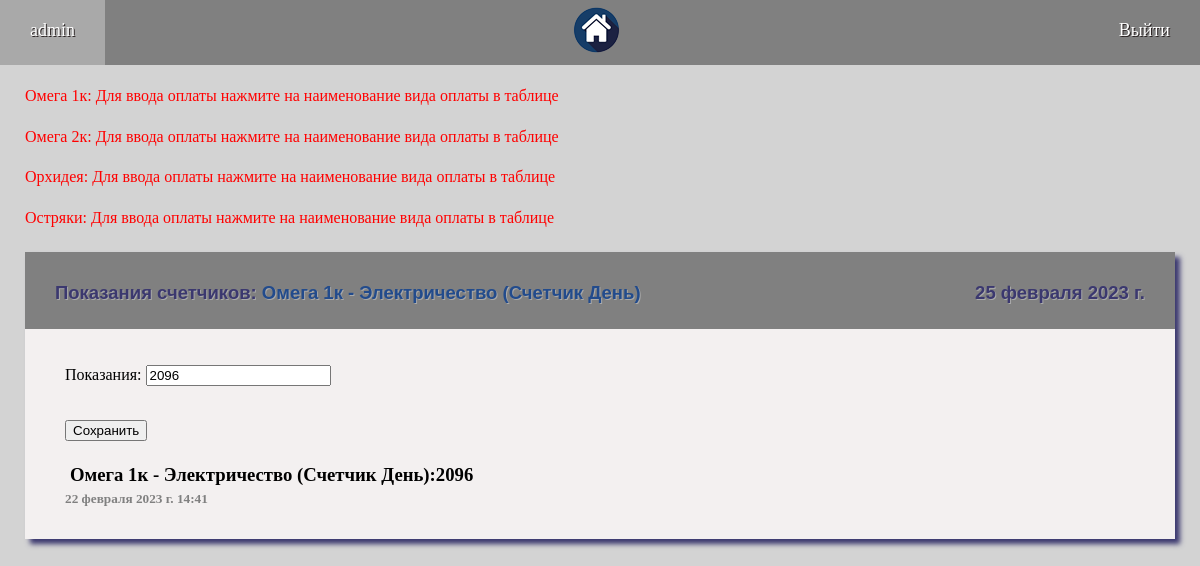
The app's page /counter/8/34/ (signed in) with its own data.
### compay/models.py (models this page shows, shortened)
class Appartment(models.Model):
    NAME = 'Объекты'
    CT = [('counter', 'Счетчик'), ('tarif', 'Тариф')]
    name = models.CharField(max_length=50, unique=True, blank=False, verbose_name="Название объекта")
    adress = models.CharField(max_length=100, blank=True, verbose_name="Адрес объекта")
    created = models.DateTimeField(auto_now_add=True, verbose_name="Дата создания")
    electricity = models.BooleanField(default=False, verbose_name="Электричество")
    el_is_counter = models.CharField(choices=CT, max_length=50, default='tarif', blank=False, verbose_name="Расчет по")
    el_counter_discrete = models.BooleanField(default=False, verbose_name="Тариф зависит от потребления (Да/Нет)")
    el_night = models.BooleanField(default=False, verbose_name="Счетчик день-ночь (Да/Нет)")
    water = models.BooleanField(default=False, verbose_name="Вода")
    wat_is_counter = models.CharField(choices=CT, max_length=50, default='tarif', blank=False, verbose_name="Расчет по")
    gas = models.BooleanField(default=False, verbose_name="Газ")
    gas_is_counter = models.CharField(choices=CT, max_length=50, default='tarif', blank=False, verbose_name="Расчет по")
    kv = models.BooleanField(default=False, verbose_name="Квартплата")
    tbo = models.BooleanField(default=False, verbose_name="ТБО")
    domofon = models.BooleanField(default=False, verbose_name="Домофон")
    inet = models.BooleanField(default=False, verbose_name="Интернет")
    other = models.BooleanField(default=False, verbose_name="Другой платеж")
    class Meta:
        verbose_name = 'Объект'
        verbose_name_plural = 'Обьекты'
        ordering = ['name']
    def __str__(self):
        return self.name

class Item(models.Model):
    LST = [('electricity', 'Электричество'), ('water', 'Вода'), ('gas', 'Газ'), ('kv', 'Квартплата'),
           ('tbo', 'ТБО'), ('domofon', 'Домофон'), ('inet', 'Интернет'), ('other', 'Другой вид оплаты')]
    CT = [('counter', 'Счетчик'), ('tarif', 'Тариф'), ('day', 'Счетчик День'),
          ('night', 'Счетчик Ночь'), ('total', 'Итого')]
    item_name = models.CharField(choices=LST, max_length=50, blank=False, verbose_name="Предмет расчета")
    is_counter = models.CharField(choices=CT, max_length=50, default='tarif', blank=False, verbose_name="Расчет")
    created = models.DateTimeField(auto_now_add=True, verbose_name="Дата создания")
    app = models.ForeignKey('Appartment', on_delete=models.CASCADE, verbose_name="Объект")
    class Meta:
        verbose_name = 'Конфигурация для расчета'
        verbose_name_plural = 'Конфигурации для расчета'
        ordering = ['id']
    def __str__(self):
        for k, v in self.LST:
            if k == self.item_name:
                name = v
        return str(self.app) + ' - ' + name + " (" + str(self.get_is_counter_display()) + ')'

class Counter(models.Model):
    NAME = 'Показания счетчика'
    LST = [('electricity', 'Электричество'), ('water', 'Вода'), ('gas', 'Газ')]
    TYPE = [('counter', 'Однотарифный'), ('day', 'День'), ('night', 'Ночь')]
    type = models.CharField(choices=TYPE, default='flat', max_length=15, blank=False, verbose_name="Тип счетчика")
    value = models.PositiveIntegerField(blank=False, verbose_name='Показания')
    previous = models.PositiveIntegerField(blank=True, default=0, verbose_name='Предыдущие показания')
    created = models.DateTimeField(auto_now_add=True, verbose_name="Дата ввода показаний")
    updated = models.DateTimeField(auto_now=True, verbose_name="Дата изменения")
    item = models.ForeignKey('Item', on_delete=models.CASCADE, verbose_name="Предмет расчета")
    class Meta:
        verbose_name = 'Показания счетчика'
        verbose_name_plural = 'Показания счетчиков'
        ordering = ['-created']
    def __str__(self):
        return str(self.item)

### compay/views.py (the view)
# urls.py: path('counter/<int:app_selected>/<int:item_selected>/', counter, name='counter'),
@login_required
def counter(request, app_selected, item_selected):
    global msgs, LST, month, date
    clean_msgs()
    item = Item.objects.get(pk=item_selected)
    counters = Counter.objects.filter(item=item_selected).order_by('-created')[:2]
    if not counters:
        obj = 'Пока тут нет записей'
        counter = Counter(item=item, type=item.is_counter)
    else:
        obj = ''
        if counters[0].created.month == date.month:
            counter = counters[0]
        else:
            counter = Counter.create(item=counters[0].item, type=counters[0].type,
                                     value=counters[0].value, previous=counters[0].value)
    if request.method == 'POST':
        form = CounterForm(request.POST, instance=counter)
        if form.is_valid():
            form.save()
            return redirect('counters', app_selected)
        else:
            msgs.append(dict(key=str(item) + ' Error', text='Ошибка ввода данных!',
                             description='Error'))
    else:
        form = CounterForm(instance=counter)
    context = {'title': 'Показания счетчиков: ', 'menu': menu, 'msgs': msgs, 'obj': obj,
               'item': item, 'app_selected': app_selected, 'item_selected': item_selected,
               'counter_list': counters, 'form': form, 'date': date}
    return render(request, 'compay/counter.html', context)

### compay/forms.py
class CounterForm(forms.ModelForm):
    class Meta:
        model = Counter
        fields = ['value']
        widgets = {}

### compay/views.py (called while the page is built)
def clean_msgs(msg_to_clean=None):
    global msgs
    msgs_clean_list = ['Error']
    msgs_clean_list.append(msg_to_clean)
    for i in range(3):
        for msg in msgs:
            if msg['description'] in msgs_clean_list:
                msgs.remove(msg)

### compay/templates/compay/counter.html (shortened to what this page needs)
{% extends 'compay/base.html' %}
{% block content %}
<div class="main">
    <div class="title">
        <div>{{ title }}<a href="{% url 'counters' item.app_id %}" class="links">{{ item }}</a></div>
        <div>{{ date }}</div>
    </div>
    <div class="window">
        <div class="">
        {% if form %}
                <form action="{% url 'counter' app_selected item_selected %} " method='POST'>
                        <p>{{ form }}</p>
                    <br>
                    <button type="submit">Сохранить</button>
                    <br><br>
                </form>
        {% endif %}
        {% for counter in counter_list %}
            <h3 class="text">{{ counter }}:{{ counter.value }}</h3>
            <h5 class="date">{{ counter.created }}</h5>
        {% endfor %}
        </div>
    </div>
</div>
{% endblock %}

### compay/templates/compay/base.html (shortened to what this page needs)
<!DOCTYPE html>
<html>
{% load static %}
<head>
	<link type="text/css" href="{% static 'compay/css/styles.css' %}" rel="stylesheet" />
</head>
<body>
{% block mainmenu %}
		<div class="menu">
		{% if request.user.is_authenticated %}
			<a href="{% url 'home' %}" class="menu_link">{{ user.username }}</a>
			<a href="{% url 'home' %}" class="menu_link_img"><img src="{% static 'compay/images/dom.png' %}" alt="Logo"></a>
			<a href="{% url 'logout' %}" class="menu_link">Выйти</a>
		{% else %}
			<p><br></p>
			<!-- <a href="{% url 'register' %}" class="menu_link">Регистрация</a>
			<a href="{% url 'login' %}" class="menu_link">Войти</a> -->
		{% endif %}
		</div>
{% endblock mainmenu %}
{% block msg %}
	<div class="alert">
	{% for msg in msgs %}
			<p>{{ msg.key }}: {{ msg.text }}</p>
	{% endfor %}
	</div>
{% endblock msg %}
<div class="content">
{% block content %}
{% endblock %}
</div>
</body>
</html>

### compay/static/compay/css/styles.css (style rules this page uses)
html, body { background-color: lightgrey; margin: 0; }
.content { padding: 25px; }
.title { display: flex; justify-content: space-between; font-family: 'Arial'; font-size: 18.5px; color: #3b386f; background-color: grey; padding: 30px 30px 25px 30px; margin: 0px; text-shadow: 1px 1px darkgrey; font-weight: bold; }
.alert { color: red; padding-left: 25px; }
.alert p { margin-top: 1.4rem; margin-bottom: 0; }
.menu { display: flex; justify-content: space-between; background-color: grey; font-size:18px; padding: 0px; }
.menu_link_img { padding: 5px 30px; }
.menu_link { color: white; text-decoration: none; text-shadow: 1px 1px #292222; padding: 20px 30px; }
.links { text-decoration: none; color: #224b8c; transition: font-size 0.2s; }
.main { background-color: #f3f0f0; box-shadow: 5px 5px 5px #3b386f; }
.window { display: flex; justify-content: space-between; padding: 0px 40px 20px 40px; }
.text { margin: 5px; }
.date { color: grey; margin: 0px; padding-bottom: 12px; }

### records on screen
Appartment: key "Омега 1к", text "Для ввода оплаты нажмите на наименование вида оплаты в таблице"
Appartment: key "Омега 2к", text "Для ввода оплаты нажмите на наименование вида оплаты в таблице"
Appartment: key "Орхидея", text "Для ввода оплаты нажмите на наименование вида оплаты в таблице"
Appartment: key "Остряки", text "Для ввода оплаты нажмите на наименование вида оплаты в таблице"
Item: item_name+app+is_counter "Омега 1к - Электричество (Счетчик День)"
Counter: value "2096", item.is_counter "Омега 1к - Электричество (Счетчик День)", created "22 февраля 2023 г. 14:41"

### other values on screen
{{ user.username }} "admin"
{{ title }} "Показания счетчиков:"
{{ date }} "25 февраля 2023 г."
